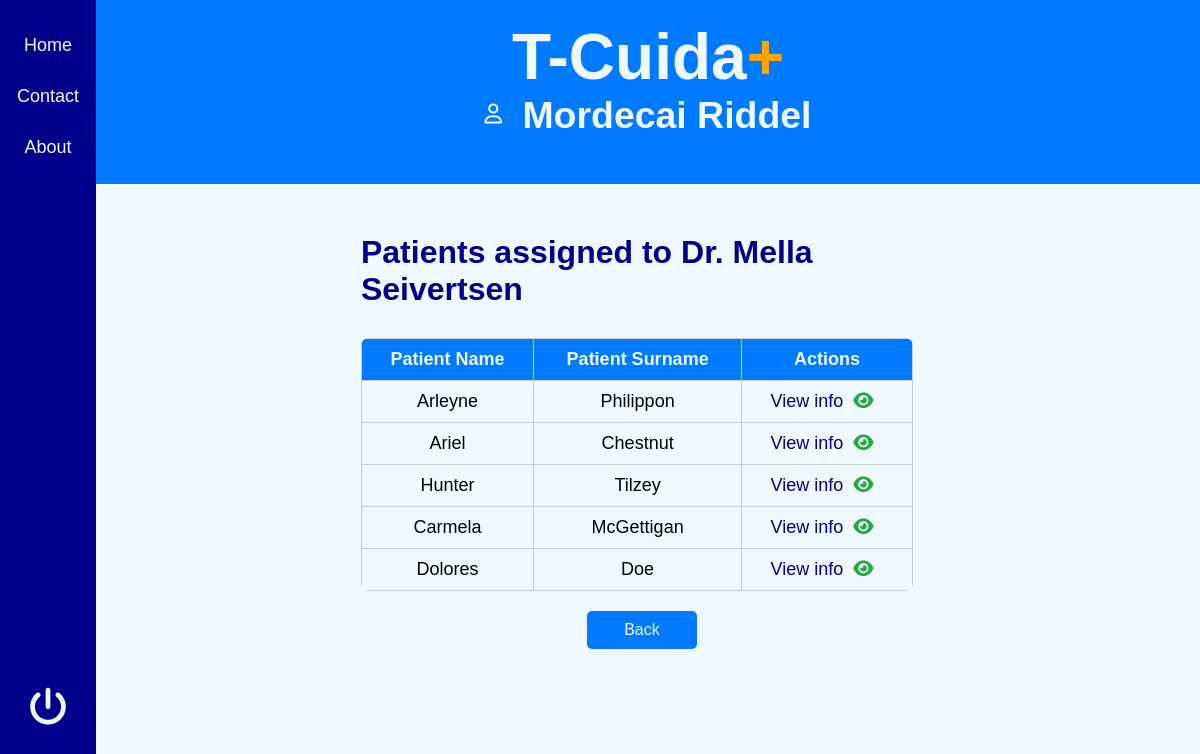
Screenshot of /patients.php?idMed=2 (signed in) with the database file from the repository.
### tables this page shows
CREATE TABLE `medico` (
  `idMed` int(11) NOT NULL,
  `nomMed` varchar(100) NOT NULL,
  `apeMed` varchar(100) NOT NULL,
  `numColegiado` varchar(9) DEFAULT NULL,
  `contactoMed` varchar(20) NOT NULL,
  `emailMed` varchar(100) NOT NULL,
  `fotoMed` varchar(255) NOT NULL
);

CREATE TABLE `paciente` (
  `idPac` int(11) NOT NULL,
  `nomPac` varchar(100) NOT NULL,
  `apePac` varchar(100) NOT NULL,
  `dniPac` varchar(10) NOT NULL,
  `fechaNac` date NOT NULL,
  `genero` varchar(20) NOT NULL,
  `contactoPac` varchar(20) NOT NULL,
  `numHistoria` varchar(10) NOT NULL,
  `dirPaciente` varchar(100) NOT NULL,
  `idMed` int(11) NOT NULL
);

### session.php (called while the page is built, shortened)
<?php
    if (!empty($_SESSION["_usuario"])) {
        $usuario = unserialize($_SESSION["_usuario"]);
    } else {
        die(header("location: http://localhost:8080/PROYECTO/"));
    }

### clases_proyecto/Usuario.php (called while the page is built, shortened)
<?php
    class Usuario {
        private string $nomUsu;
        private string $apeUsu;
        public function __toString(): string {
            return "{$this->nomUsu} {$this->apeUsu}";
        }
    }

### clases_proyecto/Medico.php (called while the page is built, shortened)
<?php
    class Medico {
        private int $idMed;
        private string $nomMed;
        private string $apeMed;
        public function getIdMed(): int {
            return $this->idMed;
        }
        public function getNomMed(): string {
            return $this->nomMed;
        }
        public function getApeMed(): string {
            return $this->apeMed;
        }
    }

### patients.php (the view, shortened to what this page needs)
<?php
    require_once "./clases_proyecto/Usuario.php";
    require_once "./clases_proyecto/Medico.php";
    require_once "./session.php";
    if (!empty($_GET["idMed"])) {
        $idMed = $_GET["idMed"];
        require_once "./conexion.php";
        $sql = "SELECT * FROM medico WHERE idMed = :idMed";
        $result = $pdo->prepare($sql);
        $result->bindParam(":idMed", $idMed, PDO::PARAM_INT);
        $result->execute();
        if ($result->rowCount() > 0) {
            $medico = $result->fetchObject("Medico");
            $sql = "SELECT * FROM paciente WHERE idMed = :idMed";
            $result = $pdo->prepare($sql);
            $result->bindParam(":idMed", $idMed, PDO::PARAM_INT);
            $result->execute();
            $pacientes = [];
            while ($paciente = $result->fetchObject()) {
                $pacientes[] = $paciente;
            }
        } else {
            die("Doctor not found");
        }
    } else {
        die("Invalid request");
    }
?>
<!DOCTYPE html>
<html lang="en">
<head>
    <link rel="stylesheet" href="https://cdnjs.cloudflare.com/ajax/libs/font-awesome/6.6.0/css/all.css">
    <link rel="stylesheet" href="css/styles.css">
</head>
<body id="patients-body">
    <ul>
        <li><a href="main.php">Home</a></li>
        <li><a href="#contact">Contact</a></li>
        <li><a href="#about">About</a></li>
        <li><a href="logout.php"><i class="fa-solid fa-power-off"></i></a></li>
    </ul>
    <main>
        <header>
            <div>
                <h1>T-Cuida<span style="color: orange;">+</span></h1>
                <h3>
                    <span class="user-icon">
                        <i class="fa-regular fa-user"></i>
                    </span>
                    <?= $usuario ?>
                </h3>
            </div>
        </header>
        <div class="patients-list">
            <h3>Patients assigned to Dr. <?= $medico->getNomMed() ?> <?= $medico->getApeMed() ?></h3>
            <table>
                <thead>
                    <tr>
                        <th>Patient Name</th>
                        <th>Patient Surname</th>
                        <th>Actions</th>
                    </tr>
                </thead>
                <tbody>
                    <?php if (count($pacientes) > 0): ?>
                        <?php foreach ($pacientes as $paciente): ?>
                            <tr>
                                <td><?= $paciente->nomPac ?></td>
                                <td><?= $paciente->apePac ?></td>
                                <td>
                                    <a href="viewPatient.php?idMed=<?= $medico->getIdMed() ?>&idPac=<?= $paciente->idPac ?>&from=patients.php">
                                        <span>View info</span><i class="fa-solid fa-eye" title="View"></i>
                                    </a>
                                </td>
                            </tr>
                        <?php endforeach; ?>
                    <?php else: ?>
                        <tr>
                            <td colspan="3">No patients assigned to this doctor</td>
                        </tr>
                    <?php endif; ?>
                </tbody>
            </table>
            <button><a type="button" href="viewDoctor.php?idMed=<?= $medico->getIdMed() ?>">Back</a></button>
        </div>
    </main>
</body>
</html>

### css/styles.css (style rules this page uses)
* { box-sizing: border-box; margin: 0; padding: 0; }
body { font-family:'Gill Sans', 'Gill Sans MT', Calibri, 'Trebuchet MS', sans-serif; font-size: 18px; height: 100%; width: 100%; }
.fa-regular { position: absolute; right: -57px; top: 50%; transform: translateY(-50%); cursor: pointer; font-size: 16px; color: rgba(0, 0, 139, 0.6); }
.fa-eye { color: rgb(0, 0, 139); }
ul { width: 8vw; height: 100vh; background-color: rgb(0, 0, 139); list-style-type: none; text-align: center; padding-top: 20px; margin: 0; }
li a { display: block; color: rgb(240, 248, 255); padding: 15px 16px; text-decoration: none; }
i { font-size: 38px; color: rgb(240, 248, 255); }
li i { margin-top: 500px; }
header div { width: 100%; height: 23vh; font-size: 2rem; text-align: center; padding-top: 20px; background-color: rgb(0, 123, 255); color: rgb(240, 248, 255); margin-bottom: 20px; }
main { width: 92vw; display: flex; flex-direction: column; }
button { font-size: 16px; padding: 10px 20px; border-radius: 10px; border: none; background-color: rgb(0, 0, 139); position: relative; z-index: 2; cursor: pointer; }
a { text-decoration: none; color: rgb(240, 248, 255); }
#doctor-body, #patient-body, #patients-body { display: flex; background-color: rgb(240, 248, 255); }
#patients-body .patients-list { margin-left: 24%; }
.container-doctor, .container-patient, .patients-list { display: flex; flex-direction: column; align-items: center; justify-content: center; width: 100%; margin-top: 20px; }
.user-icon { margin-right: 10px; vertical-align: middle; }
.fa-user { position: static; color: white; font-size: 20px; cursor: default; }
.search-results, .patients-list { width: 50%; }
.patients-list h3 { font-size: 2rem; margin-block: 10px; color: rgb(0, 0, 139); }
.search-results table, .patients-list table { width: 100%; margin-top: 20px; border-collapse: collapse; border-radius: 8px; overflow: hidden; }
.search-results th, .search-results td, .patients-list th, .patients-list td { padding: 10px; border: 1px solid rgb(204, 204, 204); }
.search-results th, .patients-list th { background-color: rgb(0, 123, 255); color: rgb(240, 248, 255); }
.search-results td, .patients-list td { text-align: center; }
table i { font-size: 18px; margin: 0 10px; cursor: pointer; transition: color 0.3s; }
table i.fa-eye { color: rgb(40, 167, 69); }
#addDoctor-body button, #updateDoctor-body button, #patients-body button, #addPatient-body button, #updatePatient-body button { padding: 10px; border: none; background-color: rgb(0, 123, 255); color: white; border-radius: 5px; cursor: pointer; width: 20%; margin-top: 20px; margin-left: 10px; }
.patients-list a>span { color: rgb(0, 0, 139); }

### rows the page displays
medico: nomMed "Mella", apeMed "Seivertsen"
paciente: nomPac "Arleyne", apePac "Philippon"
paciente: nomPac "Ariel", apePac "Chestnut"
paciente: nomPac "Hunter", apePac "Tilzey"
paciente: nomPac "Carmela", apePac "McGettigan"
paciente: nomPac "Dolores", apePac "Doe"

### other values shown
$usuario "Mordecai Riddel"
